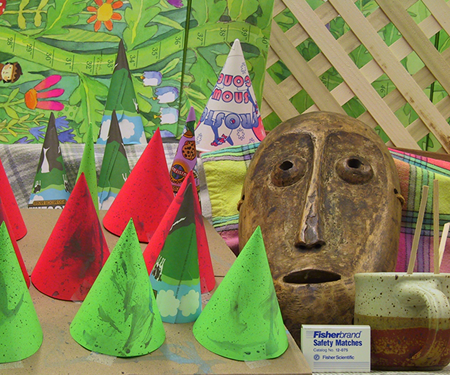
#> input picture ProjectFiles/CSC-340/Media/cones1.png, 450 x 375 px, found by its file name
$ python OpenCV_practice.py
#> lines starting #> are read from the running program, lines starting #| are printed output that depends on the picture
import cv2
import numpy as np

# load and image in grayscale
img = cv2.imread("ProjectFiles/CSC-340/Media/cones1.png", 0)
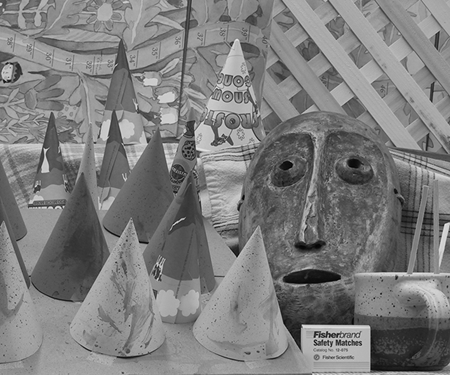
#> img: shape (375, 450); min 0, max 235, mean 125

# resize the image
img = cv2.resize(img, (0, 0), fx=0.5, fy=0.5)
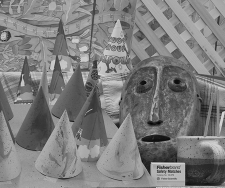
#> img: shape (188, 225); min 6, max 218, mean 125.2

# display the image
cv2.imshow("Image", img)
# wait for a key press
cv2.waitKey(0)
# destroy the window
cv2.destroyAllWindows()

$ run again, with ProjectFiles/CSC-340/Media/360_F_283839302_yt6JIsE96Pj4PydFDcBNKDUnuSpYB9h0.png copied over ProjectFiles/CSC-340/Media/cones1.png
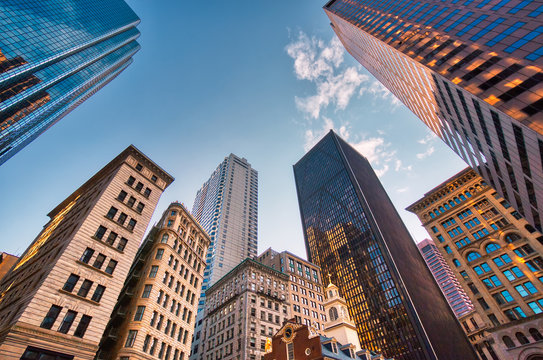
#> input picture ProjectFiles/CSC-340/Media/360_F_283839302_yt6JIsE96Pj4PydFDcBNKDUnuSpYB9h0.png, 543 x 360 px, found by its file name
#> `img = cv2.imread("ProjectFiles/CSC-340/Media/cones1.png", 0)`:
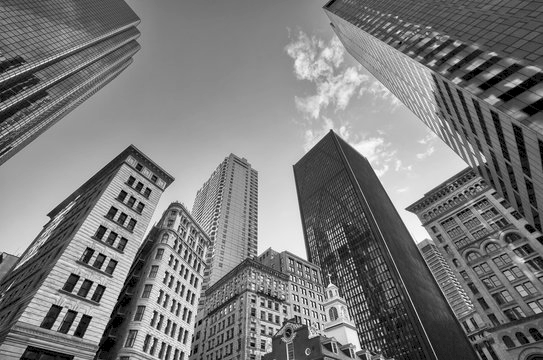
#> img: shape (360, 543); min 0, max 255, mean 122
#> `img = cv2.resize(img, (0, 0), fx=0.5, fy=0.5)`:
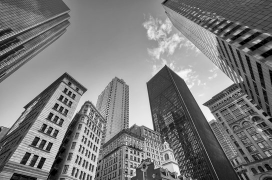
#> img: shape (180, 272); min 0, max 248, mean 122

$ run again, with ProjectFiles/CSC-340/Media/360_F_316457746_jcEMNJy3LRoH8XwmQ4bozIOlCdji9uSi.png copied over ProjectFiles/CSC-340/Media/cones1.png
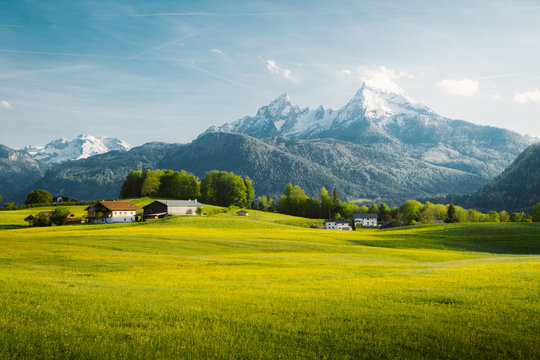
#> input picture ProjectFiles/CSC-340/Media/360_F_316457746_jcEMNJy3LRoH8XwmQ4bozIOlCdji9uSi.png, 540 x 360 px, found by its file name
#> `img = cv2.imread("ProjectFiles/CSC-340/Media/cones1.png", 0)`:
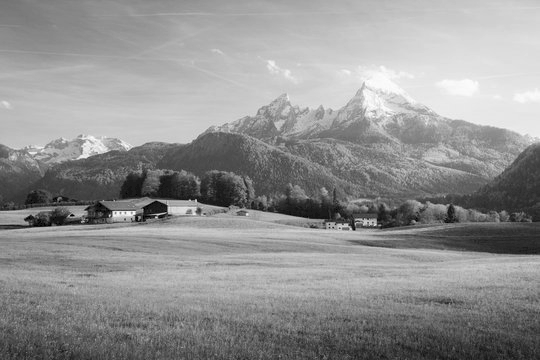
#> img: shape (360, 540); min 0, max 255, mean 145.5

$ run again, with ProjectFiles/CSC-340/Media/Unknown.png copied over ProjectFiles/CSC-340/Media/cones1.png
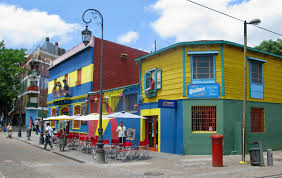
#> input picture ProjectFiles/CSC-340/Media/Unknown.png, 282 x 178 px, found by its file name
#> `img = cv2.imread("ProjectFiles/CSC-340/Media/cones1.png", 0)`:
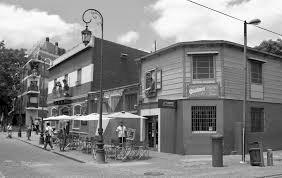
#> img: shape (178, 282); min 0, max 255, mean 135.3
#> `img = cv2.resize(img, (0, 0), fx=0.5, fy=0.5)`:
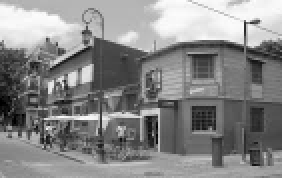
#> img: shape (89, 141) (shown 2 times larger); min 0, max 253, mean 135.5
